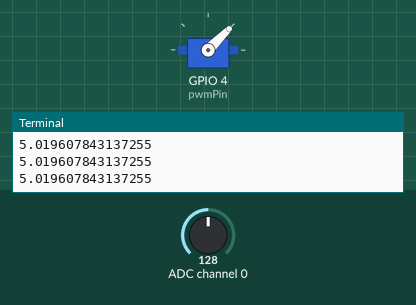
This program was run on a simulated Raspberry Pi (BCM pin numbers). Shown: servo, the last lines printed to the terminal. The test bench sets the inputs (shaded band); at power-on: ADC channel 0 = 128 (analog values on the 0–255 scale). Servo angles are drawn from the pulse width (0.5 ms = 0°, 2.5 ms = 180°).

Above: at 1.2 s.
1.3 s: ADC channel 0 set to 178
At 1.7 s:
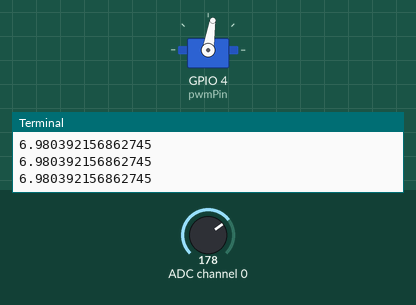
2.8 s: ADC channel 0 set to 224
At 3.2 s:
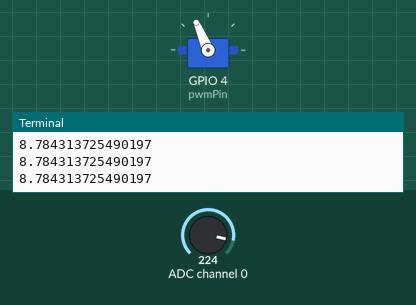
4.3 s: ADC channel 0 set to 255
At 4.7 s:
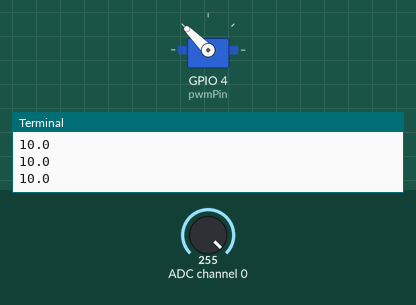
5.8 s: ADC channel 0 set to 76
At 6.1 s:
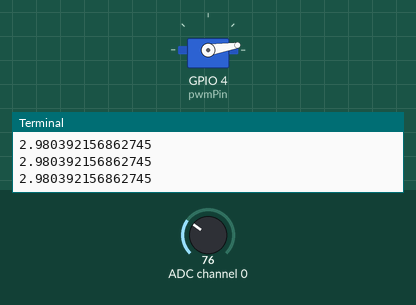
7.3 s: ADC channel 0 set to 127
At 7.6 s:
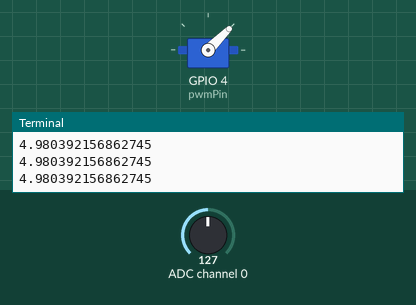
Timing chart, 0 to 9.8 s (numbered marks = the images above; inputs shaded):
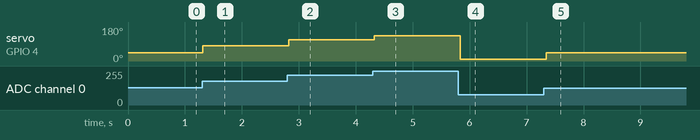

The program:

potServo.py
```python
# Description: This program will read the analog value from the potentiometer
# and uses that value to control the duty cycle of the PWM signal to the servo

# Import the libraries
import RPi.GPIO as GPIO
import ADC0834
from time import sleep

# GPIO and PWM Setup
GPIO.setmode(GPIO.BCM)
pwmPin = 4
GPIO.setup(pwmPin, GPIO.OUT)
pwm = GPIO.PWM(pwmPin, 50)
pwm.start(0)
ADC0834.setup()

# Main Loop - Read the analog value and set the duty cycle
try:
    while True:
        analogVal = ADC0834.getResult(0)        # Read the analog value
        pwmPercent = 10/255*(analogVal)         # Convert to percent duty cycle
        print(pwmPercent)
        pwm.ChangeDutyCycle(pwmPercent)         # Set the duty cycle
        sleep(.1)

# Reset by pressing CTRL + C
except KeyboardInterrupt:
    GPIO.cleanup()
    print('GPIO Clean')
    
```

Measured:
- after the input at 1.3 s, servo on GPIO 4 (pwmPin): 45° → 81° at once
- after the input at 2.8 s, servo on GPIO 4 (pwmPin): 81° → 113° at once
- after the input at 4.3 s, servo on GPIO 4 (pwmPin): 113° → 135° at once
- after the input at 5.8 s, servo on GPIO 4 (pwmPin): 135° → 9° at once
- after the input at 7.3 s, servo on GPIO 4 (pwmPin): 9° → 45° after 0.05 s
